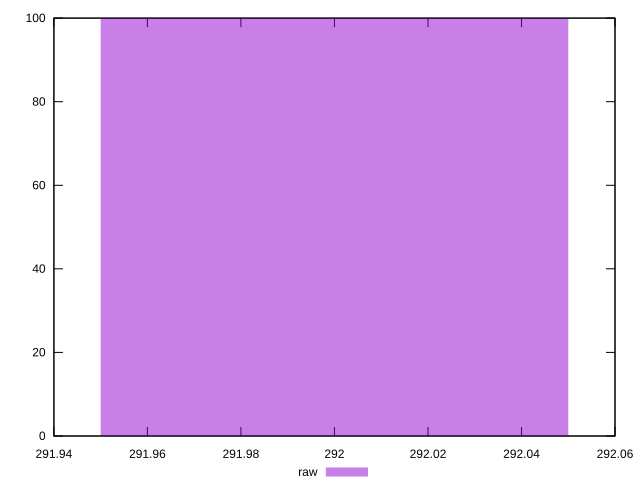

This figure's gnuplot source:
reset
set terminal svg size 640, 490
set output "reprap/total-byte-weight/samples/empty/raw/histogram.svg"

$raw <<EOF
292 100
EOF

set key outside below
set boxwidth 0.1
set yrange [0:100]
set style fill transparent solid 0.5 noborder

plot \
  $raw title "raw" with boxes, \


reset
